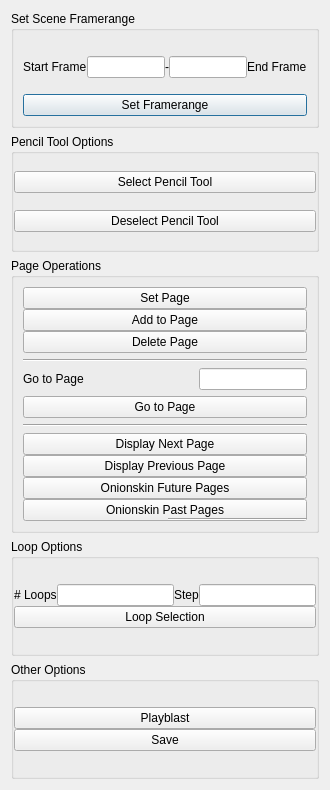
<?xml version="1.0" encoding="UTF-8"?>
<ui version="4.0">
 <class>MayaFlipbook</class>
 <widget class="QDialog" name="MayaFlipbook">
  <property name="geometry">
   <rect>
    <x>0</x>
    <y>0</y>
    <width>330</width>
    <height>790</height>
   </rect>
  </property>
  <property name="minimumSize">
   <size>
    <width>330</width>
    <height>790</height>
   </size>
  </property>
  <property name="windowTitle">
   <string>Maya Flipbook</string>
  </property>
  <layout class="QGridLayout" name="gridLayout_6">
   <item row="0" column="0">
    <widget class="QGroupBox" name="grp_framerange">
     <property name="title">
      <string>Set Scene Framerange</string>
     </property>
     <layout class="QGridLayout" name="gridLayout">
      <item row="0" column="0">
       <layout class="QVBoxLayout" name="verticalLayout">
        <property name="spacing">
         <number>0</number>
        </property>
        <item>
         <layout class="QHBoxLayout" name="horizontalLayout">
          <item>
           <widget class="QLabel" name="lb_start_frame">
            <property name="text">
             <string>Start Frame</string>
            </property>
           </widget>
          </item>
          <item>
           <widget class="QLineEdit" name="le_start_frame"/>
          </item>
          <item>
           <widget class="QLabel" name="label_3">
            <property name="text">
             <string>-</string>
            </property>
            <property name="alignment">
             <set>Qt::AlignCenter</set>
            </property>
           </widget>
          </item>
          <item>
           <widget class="QLineEdit" name="le_end_frame"/>
          </item>
          <item>
           <widget class="QLabel" name="lb_end_frame">
            <property name="text">
             <string>End Frame</string>
            </property>
           </widget>
          </item>
         </layout>
        </item>
        <item>
         <widget class="QPushButton" name="pb_set_framerange">
          <property name="text">
           <string>Set Framerange</string>
          </property>
         </widget>
        </item>
       </layout>
      </item>
     </layout>
    </widget>
   </item>
   <item row="1" column="0">
    <widget class="QGroupBox" name="grp_pencil_options">
     <property name="title">
      <string>Pencil Tool Options</string>
     </property>
     <layout class="QGridLayout" name="gridLayout_2">
      <property name="margin">
       <number>0</number>
      </property>
      <property name="spacing">
       <number>0</number>
      </property>
      <item row="0" column="0">
       <widget class="QPushButton" name="pb_select_pencil_tool">
        <property name="text">
         <string>Select Pencil Tool</string>
        </property>
       </widget>
      </item>
      <item row="1" column="0">
       <widget class="QPushButton" name="pb_deselect_pencil_tool">
        <property name="text">
         <string>Deselect Pencil Tool</string>
        </property>
       </widget>
      </item>
     </layout>
    </widget>
   </item>
   <item row="2" column="0">
    <widget class="QGroupBox" name="grp_page_operations">
     <property name="title">
      <string>Page Operations</string>
     </property>
     <layout class="QGridLayout" name="gridLayout_5">
      <item row="0" column="0" rowspan="2" colspan="2">
       <layout class="QVBoxLayout" name="verticalLayout_7">
        <item>
         <layout class="QVBoxLayout" name="verticalLayout_5">
          <property name="spacing">
           <number>0</number>
          </property>
          <item>
           <widget class="QPushButton" name="pb_set_page">
            <property name="text">
             <string>Set Page</string>
            </property>
           </widget>
          </item>
          <item>
           <widget class="QPushButton" name="pb_add_to_page">
            <property name="text">
             <string>Add to Page</string>
            </property>
           </widget>
          </item>
          <item>
           <widget class="QPushButton" name="pb_delete_page">
            <property name="text">
             <string>Delete Page</string>
            </property>
           </widget>
          </item>
         </layout>
        </item>
        <item>
         <widget class="Line" name="line_2">
          <property name="orientation">
           <enum>Qt::Horizontal</enum>
          </property>
         </widget>
        </item>
        <item>
         <layout class="QVBoxLayout" name="verticalLayout_2">
          <item>
           <layout class="QHBoxLayout" name="horizontalLayout_2">
            <item>
             <widget class="QLabel" name="lb_go_to_page">
              <property name="text">
               <string>Go to Page</string>
              </property>
             </widget>
            </item>
            <item>
             <spacer name="horizontalSpacer">
              <property name="orientation">
               <enum>Qt::Horizontal</enum>
              </property>
              <property name="sizeHint" stdset="0">
               <size>
                <width>40</width>
                <height>20</height>
               </size>
              </property>
             </spacer>
            </item>
            <item>
             <widget class="QLineEdit" name="le_go_to_page"/>
            </item>
           </layout>
          </item>
          <item>
           <widget class="QPushButton" name="pb_go_to_page">
            <property name="text">
             <string>Go to Page</string>
            </property>
           </widget>
          </item>
         </layout>
        </item>
        <item>
         <widget class="Line" name="line_3">
          <property name="orientation">
           <enum>Qt::Horizontal</enum>
          </property>
         </widget>
        </item>
        <item>
         <layout class="QVBoxLayout" name="verticalLayout_6">
          <property name="spacing">
           <number>0</number>
          </property>
          <item>
           <widget class="QPushButton" name="pb_display_next_page">
            <property name="text">
             <string>Display Next Page</string>
            </property>
           </widget>
          </item>
          <item>
           <widget class="QPushButton" name="pb_display_previous_page">
            <property name="text">
             <string>Display Previous Page</string>
            </property>
           </widget>
          </item>
          <item>
           <widget class="QPushButton" name="pb_onionskin_future_pages">
            <property name="text">
             <string>Onionskin Future Pages</string>
            </property>
           </widget>
          </item>
          <item>
           <widget class="QPushButton" name="pb_onionskin_past_pages">
            <property name="text">
             <string>Onionskin Past Pages</string>
            </property>
           </widget>
          </item>
         </layout>
        </item>
       </layout>
      </item>
      <item row="1" column="1">
       <widget class="Line" name="line">
        <property name="orientation">
         <enum>Qt::Horizontal</enum>
        </property>
       </widget>
      </item>
     </layout>
    </widget>
   </item>
   <item row="3" column="0">
    <widget class="QGroupBox" name="groupBox_4">
     <property name="title">
      <string>Loop Options</string>
     </property>
     <layout class="QGridLayout" name="gridLayout_4">
      <property name="margin">
       <number>0</number>
      </property>
      <property name="spacing">
       <number>0</number>
      </property>
      <item row="0" column="0">
       <layout class="QVBoxLayout" name="verticalLayout_3">
        <property name="spacing">
         <number>0</number>
        </property>
        <item>
         <layout class="QHBoxLayout" name="horizontalLayout_3">
          <item>
           <widget class="QLabel" name="lb_num_loops">
            <property name="text">
             <string># Loops</string>
            </property>
           </widget>
          </item>
          <item>
           <widget class="QLineEdit" name="le_num_loops"/>
          </item>
          <item>
           <widget class="QLabel" name="lb_step">
            <property name="text">
             <string>Step</string>
            </property>
           </widget>
          </item>
          <item>
           <widget class="QLineEdit" name="le_step"/>
          </item>
         </layout>
        </item>
        <item>
         <widget class="QPushButton" name="pb_loop_selection">
          <property name="text">
           <string>Loop Selection</string>
          </property>
         </widget>
        </item>
       </layout>
      </item>
     </layout>
    </widget>
   </item>
   <item row="4" column="0">
    <widget class="QGroupBox" name="groupBox_5">
     <property name="title">
      <string>Other Options</string>
     </property>
     <layout class="QGridLayout" name="gridLayout_3">
      <property name="margin">
       <number>0</number>
      </property>
      <property name="spacing">
       <number>0</number>
      </property>
      <item row="0" column="0">
       <layout class="QVBoxLayout" name="verticalLayout_4">
        <property name="spacing">
         <number>0</number>
        </property>
        <item>
         <widget class="QPushButton" name="pb_playblast">
          <property name="text">
           <string>Playblast</string>
          </property>
         </widget>
        </item>
        <item>
         <widget class="QPushButton" name="pb_save">
          <property name="text">
           <string>Save</string>
          </property>
         </widget>
        </item>
       </layout>
      </item>
     </layout>
    </widget>
   </item>
  </layout>
 </widget>
 <tabstops>
  <tabstop>le_start_frame</tabstop>
  <tabstop>le_end_frame</tabstop>
  <tabstop>pb_set_framerange</tabstop>
  <tabstop>pb_select_pencil_tool</tabstop>
  <tabstop>pb_deselect_pencil_tool</tabstop>
  <tabstop>pb_set_page</tabstop>
  <tabstop>pb_add_to_page</tabstop>
  <tabstop>pb_delete_page</tabstop>
  <tabstop>le_go_to_page</tabstop>
  <tabstop>pb_go_to_page</tabstop>
  <tabstop>pb_display_next_page</tabstop>
  <tabstop>pb_display_previous_page</tabstop>
  <tabstop>pb_onionskin_future_pages</tabstop>
  <tabstop>pb_onionskin_past_pages</tabstop>
  <tabstop>le_num_loops</tabstop>
  <tabstop>le_step</tabstop>
  <tabstop>pb_loop_selection</tabstop>
  <tabstop>pb_playblast</tabstop>
  <tabstop>pb_save</tabstop>
 </tabstops>
 <resources/>
 <connections/>
</ui>
